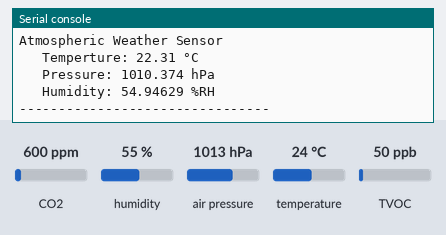
A program run on a simulated BBC micro:bit running MicroPython. On the bench: the last lines printed to the serial console. Inputs (shaded band) come from the test bench; at power-on: CO2 600 ppm, TVOC 50 ppb, humidity 55 %, air pressure 1013 hPa, temperature 24 °C. Library files of the repository ran but are not shown: PiicoDev_BME280.py, PiicoDev_Unified.py.

Above: at 1.2 s.
1.3 s: CO2 set to 452 ppm
At 2.7 s:
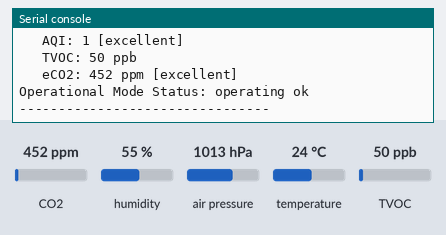
5.7 s: TVOC set to 500 ppb
At 8.0 s:
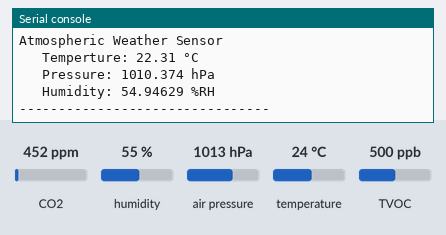
9.9 s: CO2 set to 1050 ppm
At 11.4 s:
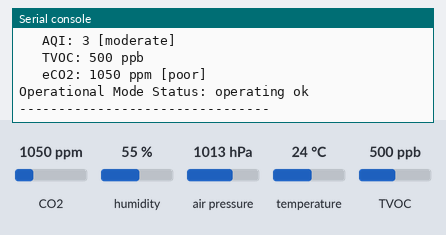
14.1 s: humidity set to 22 %
15.6 s: CO2 set to 1700 ppm
At 17.7 s:
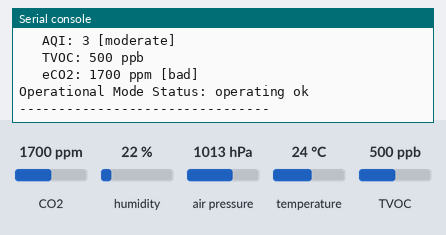

The program:

Gather_All_Data_from_ENS160_and_BME280.py
```python
# Read air quality metrics from the PiicoDev Air Quality Sensor ENS160 and PiicoDev Atmospheric Sensor BME280
# ENS160 Shows three metrics: AQI, TVOC and eCO2
# ENS160 also shows Sensor Operational Mode (has it recorded for a while or (less accurately) just started recording)
# BME280 Shows three metrics: Temperature, Pressure and Humidity


from PiicoDev_ENS160 import PiicoDev_ENS160 # import the device driver ENS160
from PiicoDev_BME280 import PiicoDev_BME280	# import the device driver BME280
from PiicoDev_Unified import sleep_ms       # a cross-platform sleep function

sensor1 = PiicoDev_ENS160()   # Initialise the ENS160 module
sensor2 = PiicoDev_BME280()   # Initialise the BME280 module

#zeroAlt = sensor.altitude() # take an initial altitude reading for BME280 [[[[Dont Think I Need]]]]


while True:
    # Read from Sensor 1 (ENS160)
    aqi = sensor1.aqi
    tvoc = sensor1.tvoc
    eco2 = sensor1.eco2

    # Print air quality metrics from Sensor 1 (ENS160)

    print('Air Quality Sensor')
    print('   AQI: ' + str(aqi.value) + ' [' + str(aqi.rating) +']')
    print('   TVOC: ' + str(tvoc) + ' ppb')
    print('   eCO2: ' + str(eco2.value) + ' ppm [' + str(eco2.rating) +']')
    print('Operational Mode Status: ' + str(sensor1.operation))

    print('--------------------------------')

    #Small timeout to avoid spamming shell
    sleep_ms(1000)

    # Read Weather Data Metrics from Sensor 2 (BME280)

    tempC, presPa, humRH = sensor2.values()

    # Convert air pressure Pascals -> hPa (or mbar, if you prefer)

    pres_hPa = presPa / 100

    # Print Weather Metrics from Sensor 2 (BME280)

    print('Atmospheric Weather Sensor')
    print('   Temperture: ' + str(tempC)+' °C')
    print('   Pressure: ' + str(pres_hPa)+' hPa')
    print('   Humidity: ' + str(humRH)+' %RH')

    print('--------------------------------')

    #Small timeout to avoid spamming shell
    sleep_ms(1000)
    
```

Measured:
- after the input at 1.3 s, the serial console: prints a new line after 0.82 s (image 1)
- after the input at 5.7 s, the serial console: prints a new line after 0.62 s (image 2)
- after the input at 9.9 s, the serial console: prints a new line after 0.63 s (image 3)
- after the input at 15.6 s, the serial console: prints a new line after 1.2 s (image 4)
